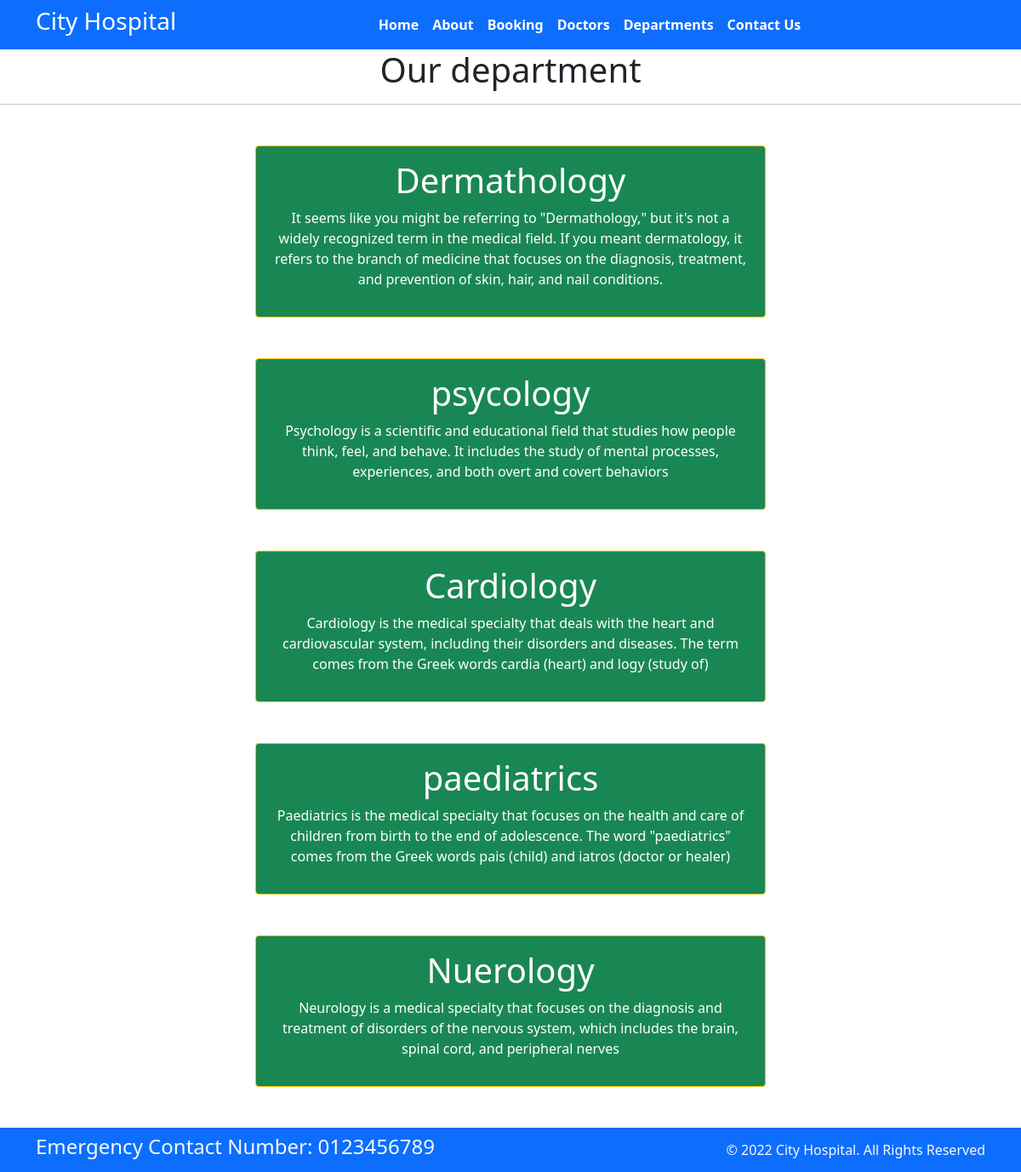
Page /department/ on the committed database.
### home/models.py (models this page shows, shortened)
class Departments(models.Model):
    dep_name = models.CharField(max_length=100)
    dep_description = models.TextField()

### home/views.py (the view)
# urls.py: path('department/', views.department, name='department'),
def department(request):
    dict_dept = {
        'dept': Departments.objects.all()
    }
    return render(request, 'department.html', dict_dept)

### templates/department.html (shortened to what this page needs)
{% extends 'base.html' %}
{% block content%}
  <h1 class="text-center"> Our department  </h1>
  <hr>
   {% for d in dept %}
  <div class="mx-auto w-50 bg-success text-center text-white p-3 my-5 border border-warning rounded">
    <h1> {{d.dep_name}} </h1>
    <p> {{d.dep_description}} </p>
  </div>
  {% endfor %}
{% endblock %}

### rows in the picture
Departments: dep_name "Dermathology", dep_description "It seems like you might be referring to \"Dermathology,\" but it's not a widely recognized term in the medical field. If you meant dermatology, it refers to the branch of medicine that focuses on the diagnosis, treatment, and prevention of skin, hair, and nail conditions."
Departments: dep_name "psycology", dep_description "Psychology is a scientific and educational field that studies how people think, feel, and behave. It includes the study of mental processes, experiences, and both overt and covert behaviors"
Departments: dep_name "Cardiology", dep_description "Cardiology is the medical specialty that deals with the heart and cardiovascular system, including their disorders and diseases. The term comes from the Greek words cardia (heart) and logy (study of)"
Departments: dep_name "paediatrics", dep_description "Paediatrics is the medical specialty that focuses on the health and care of children from birth to the end of adolescence. The word \"paediatrics\" comes from the Greek words pais (child) and iatros (doctor or healer)"
Departments: dep_name "Nuerology", dep_description "Neurology is a medical specialty that focuses on the diagnosis and treatment of disorders of the nervous system, which includes the brain, spinal cord, and peripheral nerves"
